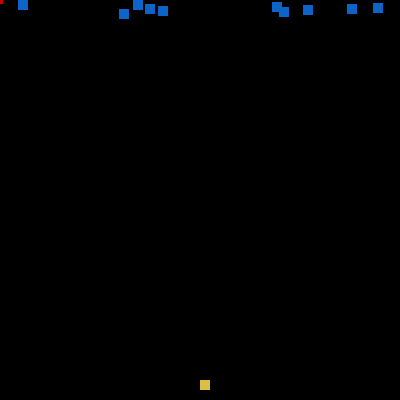
Frame 1 (no input)
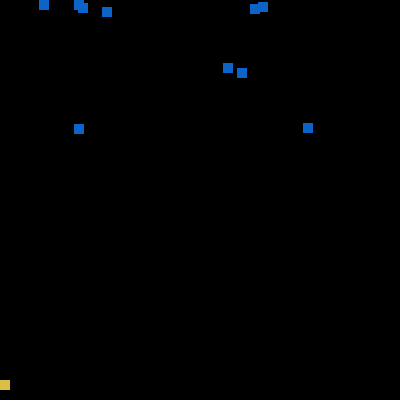
Frame 60 (the mouse pressed at the canvas centre just before this capture)
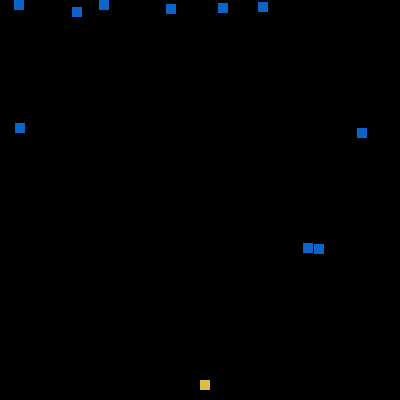
Frame 120 (the mouse held since frame 60 and released just before this capture)

The Processing sketch that drew these frames (run headless with seeded random() and noise(); from frame 60 on, the mouse is pressed at the canvas centre):

// Processing sketch: processing_64148
// ── processing_64148.pde



int shipx;
int shipy;

int bulletx;
int bullety;

alien_class alien[];
class alien_class{
  int alienx;
  int alieny;
  int alienxv;
  int alienyv;
  
  alien_class(){
    
    alienx = (int)(random(width));
    alieny = (int)(random(10));
    alienxv = (int)(random(20));
    alienxv-=5;
    alienyv = (int)(random(3));
  }
  
  void alien_update(){
    move_alien();
    fill(12,100,200);
    rect(alienx,alieny,10,10);
  }
  
  void move_alien(){
    alienx+=alienxv;
    if(alienx > width) alienxv = -alienxv;
    if(alienx <0) alienxv = - alienxv;
  
    alieny+=alienyv;
    if (alieny > height) alienyv =-alienyv;
    if (alieny<0) alienyv =-alienyv;
  }
}
   
  

void setup(){
  size(400,400);
  frameRate(30);
  
  alien = new alien_class[10];
  for(int i= 0; i<10; i++) alien[i] = new alien_class();
  
  bulletx=-1;
  shipx = width/2;
  shipy = height-20;
  
  fill(255);
  noStroke();
}

void draw(){
  background(0);
  
 
 
  fill(220,190,70);
  rect(shipx,shipy,10,10);
  
  if(bulletx>0);
  {
    fill(200,0,0);
    rect(bulletx, bullety, 4, 4);
    bullety-=10;
    if (bullety<0) bulletx=-1;
  }
  for (int i=0; i<10; i++) alien[i].alien_update();
  move_ship();
 
  
}

void move_ship(){
  if(mouseX > shipx) shipx+=5;
  if (mouseX<shipx) shipx-=5;
}

void mousePressed(){
  if(bulletx>=10) return;
  bulletx=shipx;
  bullety=shipy-5;
    
}
